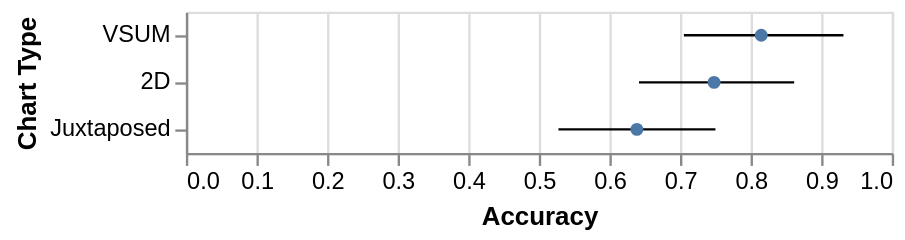

The specification (Vega-Lite) saved for this image:
### Vega-Lite specification from a JSON file in a GitHub repository (floating-point values rounded to 4 significant figures)
{"$schema": "https://vega.github.io/schema/vega-lite/v2.json", "data": {"values": [{"type": "VSUM", "mean": 0.8151, "ci1": 0.7055, "ci2": 0.9315}, {"type": "2D", "mean": 0.7482, "ci1": 0.6418, "ci2": 0.8617}, {"type": "Juxtaposed", "mean": 0.6389, "ci1": 0.5278, "ci2": 0.7502}]}, "layer": [{"mark": "rule", "encoding": {"y": {"field": "type", "type": "ordinal", "title": "Chart Type", "scale": {"domain": ["VSUM", "2D", "Juxtaposed"]}}, "x": {"field": "ci1", "type": "quantitative", "title": "Accuracy"}, "x2": {"field": "ci2", "type": "quantitative"}}}, {"mark": "circle", "encoding": {"y": {"field": "type", "type": "ordinal", "scale": {"domain": ["Juxtaposed", "2D", "VSUM"]}}, "x": {"field": "mean", "type": "quantitative"}, "opacity": {"value": 1}}}]}
